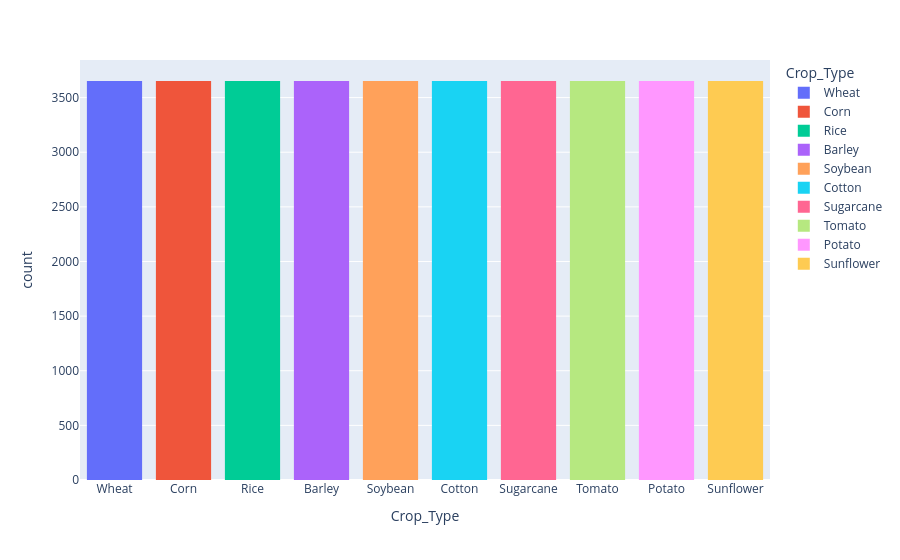

This figure's notebook cell:
### Code cell
fig = px.histogram(yield_df,
           x='Crop_Type',
            color='Crop_Type')
fig.show()

### Figure 1 — Plotly figure (JSON) as saved in the notebook; plotly's stock layout.template omitted (floating-point values rounded to 4 significant figures; data arrays with more than 128 entries replaced by an {"elided": "..."} marker saying what was removed)
{"data": [{"bingroup": "x", "hovertemplate": "Crop_Type=%{x}<br>count=%{y}<extra></extra>", "legendgroup": "Wheat", "marker": {"color": "#636efa", "pattern": {"shape": ""}}, "name": "Wheat", "orientation": "v", "showlegend": true, "type": "histogram", "x": {"elided": "3652 str values"}, "xaxis": "x", "yaxis": "y"}, {"bingroup": "x", "hovertemplate": "Crop_Type=%{x}<br>count=%{y}<extra></extra>", "legendgroup": "Corn", "marker": {"color": "#EF553B", "pattern": {"shape": ""}}, "name": "Corn", "orientation": "v", "showlegend": true, "type": "histogram", "x": {"elided": "3652 str values"}, "xaxis": "x", "yaxis": "y"}, {"bingroup": "x", "hovertemplate": "Crop_Type=%{x}<br>count=%{y}<extra></extra>", "legendgroup": "Rice", "marker": {"color": "#00cc96", "pattern": {"shape": ""}}, "name": "Rice", "orientation": "v", "showlegend": true, "type": "histogram", "x": {"elided": "3652 str values"}, "xaxis": "x", "yaxis": "y"}, {"bingroup": "x", "hovertemplate": "Crop_Type=%{x}<br>count=%{y}<extra></extra>", "legendgroup": "Barley", "marker": {"color": "#ab63fa", "pattern": {"shape": ""}}, "name": "Barley", "orientation": "v", "showlegend": true, "type": "histogram", "x": {"elided": "3652 str values"}, "xaxis": "x", "yaxis": "y"}, {"bingroup": "x", "hovertemplate": "Crop_Type=%{x}<br>count=%{y}<extra></extra>", "legendgroup": "Soybean", "marker": {"color": "#FFA15A", "pattern": {"shape": ""}}, "name": "Soybean", "orientation": "v", "showlegend": true, "type": "histogram", "x": {"elided": "3652 str values"}, "xaxis": "x", "yaxis": "y"}, {"bingroup": "x", "hovertemplate": "Crop_Type=%{x}<br>count=%{y}<extra></extra>", "legendgroup": "Cotton", "marker": {"color": "#19d3f3", "pattern": {"shape": ""}}, "name": "Cotton", "orientation": "v", "showlegend": true, "type": "histogram", "x": {"elided": "3652 str values"}, "xaxis": "x", "yaxis": "y"}, {"bingroup": "x", "hovertemplate": "Crop_Type=%{x}<br>count=%{y}<extra></extra>", "legendgroup": "Sugarcane", "marker": {"color": "#FF6692", "pattern": {"shape": ""}}, "name": "Sugarcane", "orientation": "v", "showlegend": true, "type": "histogram", "x": {"elided": "3652 str values"}, "xaxis": "x", "yaxis": "y"}, {"bingroup": "x", "hovertemplate": "Crop_Type=%{x}<br>count=%{y}<extra></extra>", "legendgroup": "Tomato", "marker": {"color": "#B6E880", "pattern": {"shape": ""}}, "name": "Tomato", "orientation": "v", "showlegend": true, "type": "histogram", "x": {"elided": "3652 str values"}, "xaxis": "x", "yaxis": "y"}, {"bingroup": "x", "hovertemplate": "Crop_Type=%{x}<br>count=%{y}<extra></extra>", "legendgroup": "Potato", "marker": {"color": "#FF97FF", "pattern": {"shape": ""}}, "name": "Potato", "orientation": "v", "showlegend": true, "type": "histogram", "x": {"elided": "3652 str values"}, "xaxis": "x", "yaxis": "y"}, {"bingroup": "x", "hovertemplate": "Crop_Type=%{x}<br>count=%{y}<extra></extra>", "legendgroup": "Sunflower", "marker": {"color": "#FECB52", "pattern": {"shape": ""}}, "name": "Sunflower", "orientation": "v", "showlegend": true, "type": "histogram", "x": {"elided": "3652 str values"}, "xaxis": "x", "yaxis": "y"}], "layout": {"autosize": true, "barmode": "relative", "legend": {"title": {"text": "Crop_Type"}, "tracegroupgap": 0}, "margin": {"t": 60}, "xaxis": {"anchor": "y", "autorange": true, "categoryarray": ["Wheat", "Corn", "Rice", "Barley", "Soybean", "Cotton", "Sugarcane", "Tomato", "Potato", "Sunflower"], "categoryorder": "array", "domain": [0, 1], "range": [-0.5, 9.5], "title": {"text": "Crop_Type"}, "type": "category"}, "yaxis": {"anchor": "x", "autorange": true, "domain": [0, 1], "range": [0, 3844.0], "title": {"text": "count"}}}}
